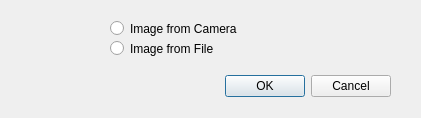
<?xml version="1.0" encoding="UTF-8"?>
<ui version="4.0">
 <class>Dialog</class>
 <widget class="QDialog" name="Dialog">
  <property name="geometry">
   <rect>
    <x>0</x>
    <y>0</y>
    <width>421</width>
    <height>118</height>
   </rect>
  </property>
  <property name="windowTitle">
   <string>Dialog</string>
  </property>
  <widget class="QDialogButtonBox" name="buttonBox">
   <property name="geometry">
    <rect>
     <x>50</x>
     <y>70</y>
     <width>341</width>
     <height>32</height>
    </rect>
   </property>
   <property name="orientation">
    <enum>Qt::Horizontal</enum>
   </property>
   <property name="standardButtons">
    <set>QDialogButtonBox::Cancel|QDialogButtonBox::Ok</set>
   </property>
  </widget>
  <widget class="QRadioButton" name="radioButton">
   <property name="geometry">
    <rect>
     <x>110</x>
     <y>20</y>
     <width>131</width>
     <height>17</height>
    </rect>
   </property>
   <property name="text">
    <string>Image from Camera</string>
   </property>
  </widget>
  <widget class="QRadioButton" name="radioButton_2">
   <property name="geometry">
    <rect>
     <x>110</x>
     <y>40</y>
     <width>121</width>
     <height>17</height>
    </rect>
   </property>
   <property name="text">
    <string>Image from File</string>
   </property>
  </widget>
 </widget>
 <resources/>
 <connections>
  <connection>
   <sender>buttonBox</sender>
   <signal>accepted()</signal>
   <receiver>Dialog</receiver>
   <slot>accept()</slot>
   <hints>
    <hint type="sourcelabel">
     <x>248</x>
     <y>254</y>
    </hint>
    <hint type="destinationlabel">
     <x>157</x>
     <y>274</y>
    </hint>
   </hints>
  </connection>
  <connection>
   <sender>buttonBox</sender>
   <signal>rejected()</signal>
   <receiver>Dialog</receiver>
   <slot>reject()</slot>
   <hints>
    <hint type="sourcelabel">
     <x>316</x>
     <y>260</y>
    </hint>
    <hint type="destinationlabel">
     <x>286</x>
     <y>274</y>
    </hint>
   </hints>
  </connection>
 </connections>
</ui>
